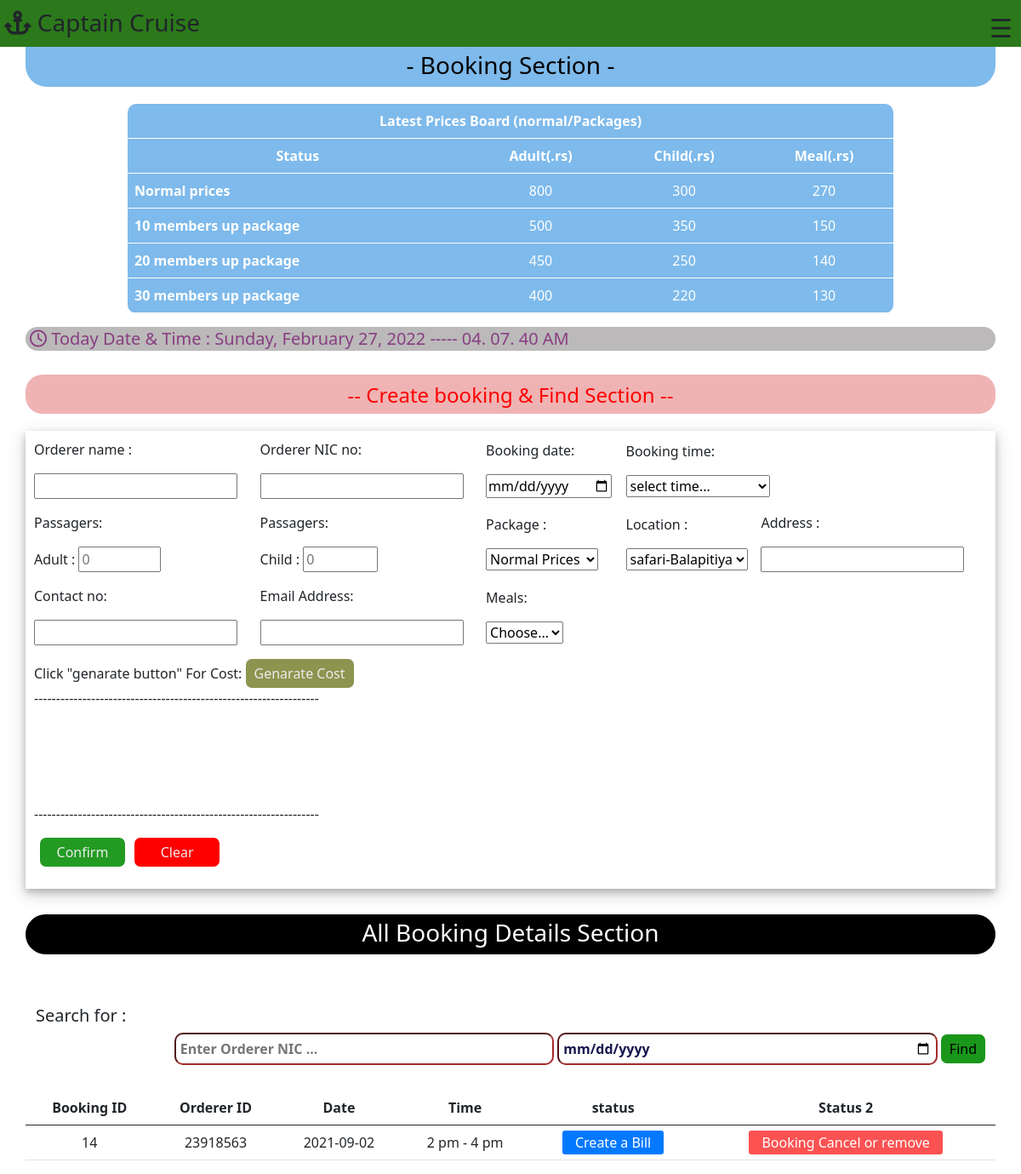
The app's page /Booking-section/booking.php, older data.
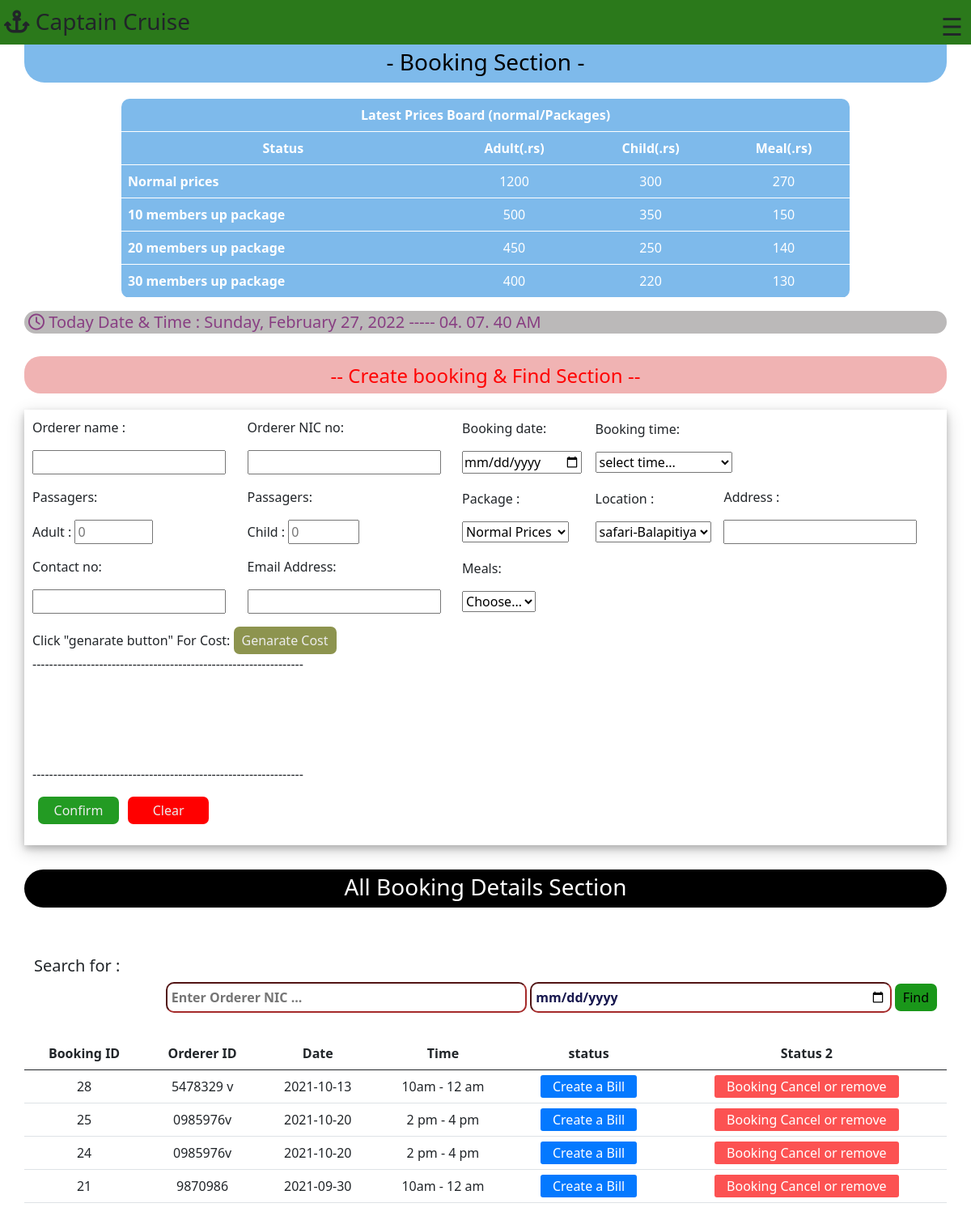
The same page, newer data.
### tables this page shows
CREATE TABLE `prices` (
  `ID` int(11) NOT NULL,
  `Adult` varchar(50) NOT NULL,
  `child` varchar(50) NOT NULL,
  `meal` varchar(50) NOT NULL
);

CREATE TABLE `booking` (
  `bill_ID` int(40) NOT NULL,
  `Orderer_name` varchar(100) NOT NULL,
  `Orderer_ID` varchar(100) NOT NULL,
  `Booking_date` text NOT NULL,
  `Booking_time` varchar(50) NOT NULL,
  `Adult` int(50) NOT NULL,
  `Child` int(60) NOT NULL,
  `package` varchar(100) NOT NULL,
  `Location` varchar(60) NOT NULL,
  `Address` varchar(100) NOT NULL,
  `Contact_no` varchar(60) NOT NULL,
  `Email` varchar(60) NOT NULL,
  `Meals` varchar(60) NOT NULL,
  `Adult_cost` varchar(60) NOT NULL,
  `Child_cost` varchar(60) NOT NULL,
  `Meal_cost` varchar(60) NOT NULL,
  `Total_cost` varchar(60) NOT NULL,
  `Ontime` varchar(100) NOT NULL
);

### Booking-section/booking.php (the view, shortened to what this page needs)
<!DOCTYPE html>
<html lang="en">
<head>
    <link rel="stylesheet" href="./booking.css?v=<?php echo time(); ?> ">
    <link href="https://cdn.jsdelivr.net/npm/bootstrap@5.1.0/dist/css/bootstrap.min.css" rel="stylesheet">
</head>
<body onload="initClocks()">
    <div class="container">
    <div class="row fixed-top" id="row1">
            <div class="col-8" id="col1">
                <h3><i class="fas fa-anchor"></i> Captain Cruise</h3>
            </div>
            <div class="col" id="col2">
                <span style="font-size:30px;cursor:pointer" onclick="openNav()">&#9776;</span>
            </div>
        </div>
      <div class="row " id="row3">
          <h3>- Booking Section - </h3>
      </div>
      <div class="row" id="row-price">
      <table class="table" id="price-board">
      <tr >
          <th colspan="4">Latest Prices Board (normal/Packages)</th>
      </tr>
      <tr>
          <th>Status</th>
          <th>Adult(.rs)</th>
          <th>Child(.rs)</th>
          <th>Meal(.rs)</th>
      </tr>
      <tr>
          <th  id="topic-table">Normal prices </th>
          <?php
                $connection = mysqli_connect('localhost', 'root', '', 'captaincruise');
                $sql = "SELECT * FROM prices where id=1 order by ID desc";
                $result = mysqli_query($connection , $sql);
                while($row = mysqli_fetch_array($result)){
         echo" <td>".$row['Adult']."</td>";
         echo"<td >".$row['child']."</td>";
          echo"<td>".$row['meal']."</td>";
        };
        ?>
      </tr>
      <tr>
          <th id="topic-table">10 members up package </th>
          <?php
                $connection = mysqli_connect('localhost', 'root', '', 'captaincruise');
                $sql = "SELECT * FROM prices where id=2 order by ID desc";
                $result = mysqli_query($connection , $sql);
                while($row = mysqli_fetch_array($result)){
         echo" <td>".$row['Adult']."</td>";
         echo"<td>".$row['child']."</td>";
          echo"<td>".$row['meal']."</td>";
        };
        ?>
      </tr>
      <tr>
          <th id="topic-table">20 members up package </th>
          <?php
                $connection = mysqli_connect('localhost', 'root', '', 'captaincruise');
                $sql = "SELECT * FROM prices where id=3 order by ID desc";
                $result = mysqli_query($connection , $sql);
                while($row = mysqli_fetch_array($result)){
         echo" <td>".$row['Adult']."</td>";
         echo"<td>".$row['child']."</td>";
          echo"<td>".$row['meal']."</td>";
        };
        ?>
      </tr>
      <tr>
          <th id="topic-table">30 members up package </th>
          <?php
                $connection = mysqli_connect('localhost', 'root', '', 'captaincruise');
                $sql = "SELECT * FROM prices where id=4 order by ID desc";
                $result = mysqli_query($connection , $sql);
                while($row = mysqli_fetch_array($result)){
         echo" <td>".$row['Adult']."</td>";
         echo"<td>".$row['child']."</td>";
          echo"<td>".$row['meal']."</td>";
        };
        ?>
      </tr>
      </table>
      </div>
      <div class="row" id="timedate">
       <h5 id="timeanddate">
      <span id="datetimeonline"><i class="fa fa-clock-o" aria-hidden="true"></i> Today Date & Time :</span>
              <span id="dayname"></span>,
              <span id="month"></span>
              <span id="daynum"></span>,
              <span id="year"></span> -----
              <span id="hour"></span>.
              <span id="min"></span>.
              <span id="sec"> </span>
              <span id="period"></span>
              </h5>
      </div>
      <div class="row" id="row4">
          <h4> -- Create booking & Find Section --</h4>
      </div>
      <div class="row" id="row5">
         <form action="booking.php" method="POST" enctype="multipart/form-data" id="form-menu">
                <table class="table" id="form-table">
                <tr>
                    <td id="bill-form-td">
                      <p> Orderer name :</p>
                    <p><input type="text" name="orderer" id="" required  ></p>
                    </td>
                    <td>
                    <p>Orderer NIC no:</p>
                    <p><input type="text" name="orderid" id="" required ></p>
                    </td>
                    <td>
                    <p>Booking date:</p>
                    <p><input type="date" name="bookingdate" id="bookingdatevalue" required ></p>
                    </td>
                    <td colspan="2">
                    <p>Booking time:</p>
                    <p> <select id="bookingtime" name="bookingtime" required >
                            <option hidden selected>select time...</option>
                            </select></p>
                    </td>
                </tr>
                <tr>
                    <td>
                        <p>Passagers:</p>
                        <p>Adult : <input type="number"   name="adult" id="adult" required min="0" max="100" placeholder="0"></p>
                    </td>
                    <td>
                        <p>Passagers: </p>
                        <p>Child : <input type="number" name="child" id="child" min="0" max="20" placeholder="0"></p>
                    </td>
                    <td>
                        <p>Package :</p>
                        <p> <select id="package" name="package" >
                            <option value="normal">Normal Prices</option>
                            </select></p>
                    </td>
                    <td>
                        <p>Location :</p>
                        <p> <select id="location" name="location" >
                            <option value="Madu">safari-Balapitiya</option>
                            </select></p>
                    </td>
                    <td>
                        <p>Address :</p>
                        <p> <input type="text" name="Address" id=""   required></p>
                    </td>
                </tr>
                <tr>
                    <td>
                        <p>Contact no:</p>
                        <p> <input type="text" name="contact" id=""   required></p>
                    </td>
                    <td>
                        <p>Email Address:</p>
                        <p><input type="text" name="email" id=""  required></p>
                    </td>
                    <td>
                        <p>Meals:</p>
                        <p><select id="meal" name="meal" >
                            <option value="notvalue" selected>Choose...</option>
                            </select></p>
                    </td>
                </tr>
                <tr>
                    <td colspan="2">
                   Click "genarate button" For Cost: <input type="button" onclick="JavaScript:genarate()" value="Genarate Cost" id="cost-btn">
                    </td>
                </tr>
                <tr>
                    <td colspan="5">
                        <p>-----------------------------------------------------------------
                        </p>
                    </td>
                </tr>
                <tr id="count">
                    <td  id="ad"></td>
                    <td><input type="text" name="adcost" id="ad-cost"  ></td>
                </tr>
                <tr  id="count">
                    <td id="chi-pass-co"></td>
                    <td><input type="text" name="chicost" id="chi-cost"  ></td>
                </tr>
                <tr id="count">
                    <td id="pass-meal-co"><p id="pass-meal-co"></p></td>
                    <td><input type="text" name="mealcost" id="meal-cost"  ></td>
                </tr>
                <tr id="count">
                    <td id="tot-pass-cost"></td>
                    <td><input type="text" name="totalcost" id="total-cost" ></td>
                </tr>
                <tr>
                    <td colspan="5">
                    <p>-----------------------------------------------------------------
                        </p>
                    </td>
                </tr>
                <tr>
                <td colspan="2">
                <input type="submit" name="submit" value="Confirm" id="confirm-btn"> <input type="reset" value="Clear" onclick="Clean()" id="clear-btn">
                </td>
                </tr>
            </table>
        </form>
<div class="row" id="row52">
   <h3>All Booking Details Section</h3>
</div>
   <div class="search-container">
        <h5>Search for :</h5>
        <div class="search-bar" id="search-bar">
      <input type="text" onkeyup="search()" placeholder="Enter Orderer NIC ..." name="search" id="searchbox">  <input type="date" placeholder="Enter Date ..." name="search" id="searchbox2"> <input type="button" id="find" onclick="searchdate()" value="Find">
        </div>
  </div>
  <table class="table" id="Booking-details">
  <thead>
      <tr>
          <th scope="col">Booking ID</th>
          <th>Orderer ID</th>
          <th>Date</th>
          <th>Time</th>
          <th>status</th>
          <th>Status 2</th>
      </tr>
      </thead>
      <tbody id="tbody">
      <?php
            $connection = mysqli_connect('localhost', 'root', '', 'captaincruise');
            $sql = "SELECT booking.bill_ID ,booking.Orderer_ID, booking.Booking_date, booking.Booking_time
             FROM booking LEFT JOIN bills ON
            booking.Orderer_ID = bills.Orderer_ID
            WHERE bills.Orderer_ID is NULL  order by bill_ID desc";
            $result = mysqli_query($connection , $sql);
            while($row = mysqli_fetch_array($result)){
      echo'<tr>';
        echo  "<td>".$row['bill_ID']."</td>";
          echo"<td>".$row['Orderer_ID']."</td>";
          echo"<td id='bookingdatetable'>".$row['Booking_date']."</td>";
          echo"<td id='bookingtimetable'>".$row['Booking_time']."</td>";
          echo"<td><a href='./billing-convert.php?id=".$row['bill_ID']."' id='details-btn'>Create a Bill</a></td>";
          echo"<td> <a href='./delete.php?id=".$row['bill_ID']."' id='delete' > Booking Cancel or remove </td>";
      echo'</tr>';
            }
      ?>
</tbody>
  </table>
     </div>
    </div>
</body>
</html>

### Booking-section/booking.css (style rules this page uses)
#row1 { padding-top: 10px; background-color: #2b791b; padding-left: 5px; padding-right: 10px; }
#col2 { text-align: right; }
#row3 { text-align: center; margin-top: 0px; background-color: #7ebaeb; color: black; padding-top: 60px; border-radius: 25px; }
#row-price { margin-top: 20px; -webkit-box-pack: center; -ms-flex-pack: center; justify-content: center; }
#price-board { width: 900px; background: #7ebaeb; color: white; }
#price-board tr, th { text-align: center; -webkit-transition: ease-in-out 0.2s; transition: ease-in-out 0.2s; }
#topic-table { text-align: left; }
#price-board tr, td { border: none; outline: none; }
#row4 { color: red; padding-top: 10px; margin-top: 20px; text-align: center; background: #f0b3b3; border-radius: 20px; }
#row5 { padding-top: 20px; -webkit-box-pack: center; -ms-flex-pack: center; justify-content: center; grid-gap: 30px; }
#form-table td, tr { border: none; margin: 0px; padding: 0px; text-align: left; }
#confirm-btn { background-color: #239b23; padding: 5px 10px; color: #ececec; outline: none; border: none; border-radius: 7px; cursor: pointer; margin-left: 7px; width: 100px; }
#clear-btn { background-color: red; margin-left: 7px; padding: 5px 10px; color: #ececec; outline: none; border: none; border-radius: 7px; cursor: pointer; width: 100px; }
#cost-btn { background-color: rgba(137, 145, 73, 0.966); padding: 5px 10px; color: #ececec; outline: none; border: none; border-radius: 7px; cursor: pointer; }
#find { background: #1a971a; border: none; padding: 5px 10px; border-radius: 7px; }
#count { line-height: 15px; }
#count td { padding: 0px; }
table { background-color: white; border-radius: 10px; }
#total-cost { color: red; }
#ad-cost, #chi-cost, #meal-cost, #total-cost { outline: none; background-color: white; border: none; }
#form-menu { padding: 10px; -webkit-box-shadow: 0 4px 8px 0 rgba(0, 0, 0, 0.2), 0 6px 20px 0 rgba(0, 0, 0, 0.19); box-shadow: 0 4px 8px 0 rgba(0, 0, 0, 0.2), 0 6px 20px 0 rgba(0, 0, 0, 0.19); }
#row52 { text-align: center; margin-top: 0px; background-color: black; color: white; padding-top: 5px; border-radius: 25px; }
#details-btn { padding: 3px 15px; background-color: #0479ff; color: white; outline: none; border: none; border-radius: 3px; text-decoration: none; width: 100px; }
#search-bar { text-align: right; }
#searchbox { width: 40%; padding: 5px; color: #17174e; border-radius: 10px; outline: none; border-color: brown; font-weight: bold; -webkit-box-pack: left; -ms-flex-pack: left; justify-content: left; }
#searchbox2 { width: 40%; padding: 5px; color: #17174e; border-radius: 10px; outline: none; border-color: brown; font-weight: bold; -webkit-box-pack: left; -ms-flex-pack: left; justify-content: left; }
#tbody { overflow: hidden; }
#Booking-details td, tr { text-align: center; vertical-align: middle; }
#delete { background: #fc5252; padding: 3px 15px; color: white; outline: none; border: none; border-radius: 3px; text-decoration: none; }
#timedate { color: #883e82; }
#timeanddate { background: #bbb9b9; padding: 2px 5px; border-radius: 14px; }

Row changes from the older to the newer data that the page shows:
removed booking: bill_ID "14", Orderer_ID "23918563", Booking_date "2021-09-02", Booking_time "2 pm - 4 pm"
changed prices (number 1 of 4 on the later page): Adult "800" → "1200"
added booking: bill_ID "28", Orderer_ID "5478329 v", Booking_date "2021-10-13", Booking_time "10am - 12 am"
added booking: bill_ID "25", Orderer_ID "0985976v", Booking_date "2021-10-20", Booking_time "2 pm - 4 pm"
added booking: bill_ID "24", Orderer_ID "0985976v", Booking_date "2021-10-20", Booking_time "2 pm - 4 pm"
added booking: bill_ID "21", Orderer_ID "9870986", Booking_date "2021-09-30", Booking_time "10am - 12 am"
